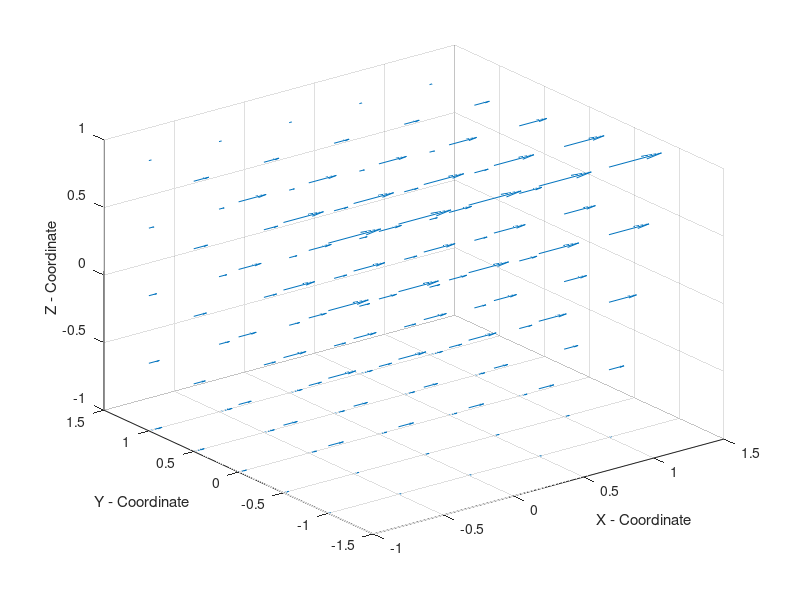

Reproduce this figure in MATLAB.
% VectorElementTestingX
% This plots the interpolation of the x-axis edge elements.
B = [1 5 20 1];
s = -1:0.5:1;
t = s;
[S,T] = meshgrid(s,t);
N1X = 0.25*(1-S).*(1-T);
N2X = 0.25*(1+S).*(1-T);
N3X = 0.25*(1-S).*(1+T);
N4X = 0.25*(1+S).*(1+T);
Bxslice = B(1)*N1X+B(2)*N2X+B(3)*N3X+B(4)*N4X;
L = length(s);
Bx = zeros(L,L,L);
for i = 1:L
    Bx(i,1:L,1:L)=repmat(Bxslice(1:L,i)',L,1);
end
[R,S,T] = meshgrid(s,s,s);
quiver3(R,S,T,Bx,zeros(size(Bx)),zeros(size(Bx)));
xlabel('X - Coordinate');
ylabel('Y - Coordinate');
zlabel('Z - Coordinate');